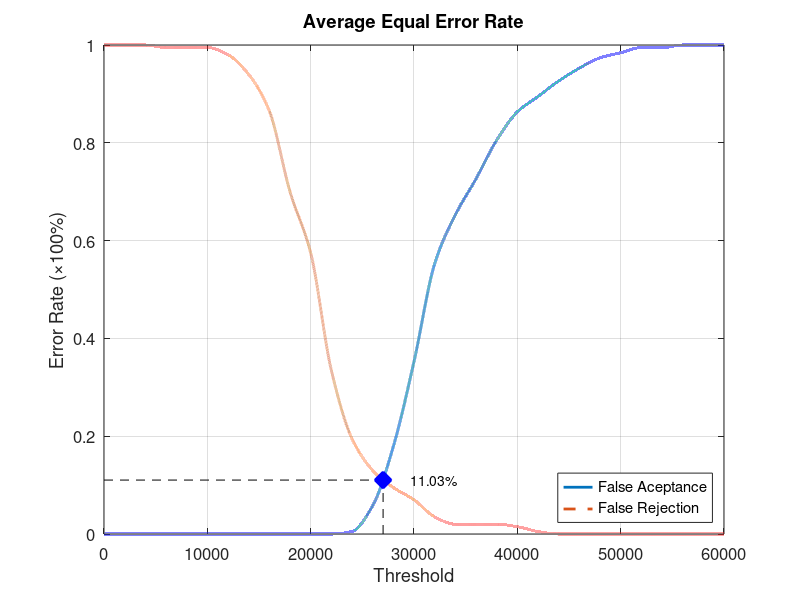
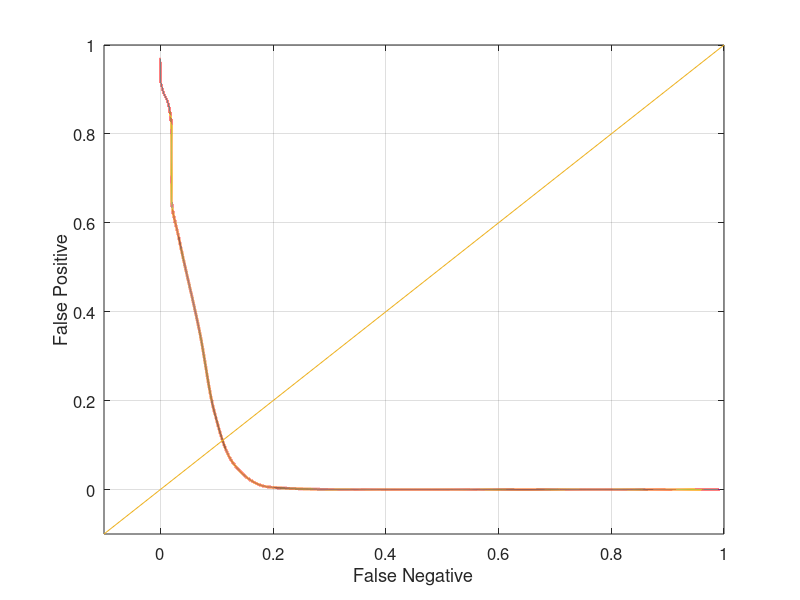

Write the MATLAB code that produced these figures, in order.
function yEER = Database5_1
close all;
clear;
clc;
x = 0:2000:60000;
xq = 0:0.5:60000;

y0 = [0 0 0 0 0 0 0 0 0 0 0 0 0.00526316 0.0578947 0.178947 0.352632 0.552632 0.652632 0.726316 0.805263 0.863158 0.894737 0.926316 0.952632 0.973684 0.984211 0.994737 0.994737 1 1 1];
yy0 = interp1(x, y0, xq, 'pchip');
y1 = [1 1 1 0.995 0.995 0.995 0.98 0.94 0.865 0.7 0.575 0.335 0.195 0.13 0.095 0.07 0.035 0.02 0.02 0.02 0.015 0.005 0 0 0 0 0 0 0 0 0];
yy1 = interp1(x, y1, xq, 'pchip');

% Calculating EER: 
y2 = abs(y0 - y1);
find(y2 == min(y2))
yy2 = abs(yy0 - yy1);
xEER = find(yy2 == min(yy2));
xEERIndex = xq(xEER) % X-axis EER
yEER = yy0(xEER) % Y-axis EER

main = figure
plot(xq, yy0,'-','LineWidth', 2);	hold on
plot(xq, yy1,'--','LineWidth', 2);	hold on
plot([xEERIndex xEERIndex], [0 yEER], 'k--');	hold on
plot([0 xEERIndex], [yEER yEER], 'k--');	hold on
plot(xEERIndex, yEER, 'bx', 'LineWidth', 10);	hold on
text(xEERIndex + 10 * xEERIndex / 100, yEER, [num2str(round((10000 * yEER)) / 100) '%'])
legend('False Aceptance', 'False Rejection', 'Location', 'SouthEast')
xlabel('Threshold')
ylabel('Error Rate (\times100%)')
title('Average Equal Error Rate')
set(gca, 'FontSize', 12)
axis([0 60000 0 1])
grid on

print(main, 'Database5_1Main', '-dpng');
FNRxFPR = figure('Color', [1 1 1]);
plot(yy1, yy0, '-', yy1, yy0, 'LineWidth', 2);
hold on
y = -0.1:0.1:1
plot(y, y); 
set(gca, 'FontSize', 12)
xlabel('False Negative')
ylabel('False Positive')
axis([-0.1 1 -0.1 1])
set(gca, 'FontSize', 12)
grid on

print(FNRxFPR, 'Database5_1FNRxFPR','-dpng');
end
